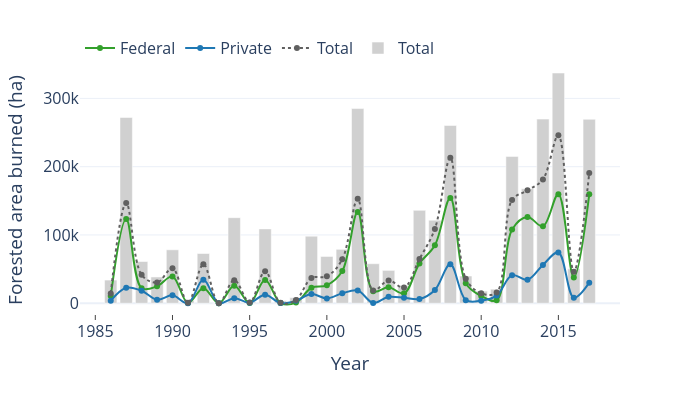

This figure's notebook cell:
### Markdown cell above
### Area Burned by Year

Compare annual forested area burned for the study fires and the region.

### Code cell
fig = px.line(
    owner_group_trends[owner_group_trends.owner.ne("Other")],
    x="year",
    y="analysis_area",
    color="owner",
    color_discrete_sequence=["#33a02c", "#1f78b4", "#606060"],
    markers=True,
    template="plotly_white",
    width=700,
    height=400,
    line_shape="spline",
)

# Make the "all" line dashed
fig.data[2].line.dash = "dot"

fig.add_bar(
    x=candidate_fire_trends.year,
    y=candidate_fire_trends.forested_ha,
    name="Total",
    marker_color="#d0d0d0",
)

fig.update_yaxes(title_text="Forested area burned (ha)")
fig.update_xaxes(title_text="Year", dtick=5, ticks="inside")

fig.update_layout(
    legend=dict(
        title="", orientation="h", yanchor="bottom", y=0.98, xanchor="left", x=0
    ),
    font=dict(size=16),
)

### Figure 1 — Plotly figure (JSON) as saved in the notebook; plotly's stock layout.template omitted (floating-point values rounded to 4 significant figures)
{"data": [{"hovertemplate": "owner=Federal<br>year=%{x}<br>analysis_area=%{y}<extra></extra>", "legendgroup": "Federal", "line": {"color": "#33a02c", "dash": "solid", "shape": "spline"}, "marker": {"symbol": "circle"}, "mode": "markers+lines", "name": "Federal", "orientation": "v", "showlegend": true, "type": "scatter", "x": [1986, 1987, 1988, 1989, 1990, 1991, 1992, 1993, 1994, 1995, 1996, 1997, 1998, 1999, 2000, 2001, 2002, 2003, 2004, 2005, 2006, 2007, 2008, 2009, 2010, 2011, 2012, 2013, 2014, 2015, 2016, 2017], "xaxis": "x", "y": [10580.0, 123500.0, 21990.0, 24860.0, 39240.0, 456.1, 22070.0, 0, 25510.0, 231.4, 34110.0, 295.2, 1010.0, 22700.0, 26320.0, 47120.0, 133700.0, 17680.0, 23480.0, 14540.0, 58310.0, 84950.0, 154200.0, 29180.0, 10570.0, 4374.0, 108000.0, 126300.0, 112600.0, 159700.0, 37720.0, 159600.0], "yaxis": "y"}, {"hovertemplate": "owner=Private<br>year=%{x}<br>analysis_area=%{y}<extra></extra>", "legendgroup": "Private", "line": {"color": "#1f78b4", "dash": "solid", "shape": "spline"}, "marker": {"symbol": "circle"}, "mode": "markers+lines", "name": "Private", "orientation": "v", "showlegend": true, "type": "scatter", "x": [1986, 1987, 1988, 1989, 1990, 1991, 1992, 1993, 1994, 1995, 1996, 1997, 1998, 1999, 2000, 2001, 2002, 2003, 2004, 2005, 2006, 2007, 2008, 2009, 2010, 2011, 2012, 2013, 2014, 2015, 2016, 2017], "xaxis": "x", "y": [3775.0, 22780.0, 18350.0, 5172.0, 11580.0, 94.14, 34470.0, 0, 7457.0, 794.7, 12560.0, 267.4, 3667.0, 13360.0, 7033.0, 14500.0, 18570.0, 433.6, 9381.0, 8018.0, 6132.0, 19310.0, 56990.0, 4569.0, 3758.0, 11200.0, 41130.0, 34350.0, 56190.0, 74350.0, 8161.0, 30130.0], "yaxis": "y"}, {"hovertemplate": "owner=Total<br>year=%{x}<br>analysis_area=%{y}<extra></extra>", "legendgroup": "Total", "line": {"color": "#606060", "dash": "dot", "shape": "spline"}, "marker": {"symbol": "circle"}, "mode": "markers+lines", "name": "Total", "orientation": "v", "showlegend": true, "type": "scatter", "x": [1986, 1987, 1988, 1989, 1990, 1991, 1992, 1993, 1994, 1995, 1996, 1997, 1998, 1999, 2000, 2001, 2002, 2003, 2004, 2005, 2006, 2007, 2008, 2009, 2010, 2011, 2012, 2013, 2014, 2015, 2016, 2017], "xaxis": "x", "y": [14450.0, 146800.0, 41550.0, 30280.0, 51120.0, 559.0, 56990.0, 0, 33700.0, 1034.0, 46940.0, 562.6, 4802.0, 36900.0, 39410.0, 64370.0, 152900.0, 18650.0, 33500.0, 22970.0, 64810.0, 108900.0, 213100.0, 36030.0, 14630.0, 15650.0, 151100.0, 165300.0, 181400.0, 246200.0, 46100.0, 190800.0], "yaxis": "y"}, {"marker": {"color": "#d0d0d0"}, "name": "Total", "type": "bar", "x": [1986, 1987, 1988, 1989, 1990, 1991, 1992, 1993, 1994, 1995, 1996, 1997, 1998, 1999, 2000, 2001, 2002, 2003, 2004, 2005, 2006, 2007, 2008, 2009, 2010, 2011, 2012, 2013, 2014, 2015, 2016, 2017], "y": [33950.0, 272000.0, 61130.0, 38530.0, 78250.0, 3968.0, 72830.0, 190.3, 125300.0, 1964.0, 108900.0, 3646.0, 8236.0, 98260.0, 68500.0, 78970.0, 285100.0, 57930.0, 48130.0, 26130.0, 136100.0, 121600.0, 260300.0, 39880.0, 17770.0, 20610.0, 215000.0, 167700.0, 269700.0, 337200.0, 50430.0, 269400.0]}], "layout": {"font": {"size": 16}, "height": 400, "legend": {"orientation": "h", "title": {"text": ""}, "tracegroupgap": 0, "x": 0, "xanchor": "left", "y": 0.98, "yanchor": "bottom"}, "margin": {"t": 60}, "width": 700, "xaxis": {"anchor": "y", "domain": [0, 1], "dtick": 5, "ticks": "inside", "title": {"text": "Year"}}, "yaxis": {"anchor": "x", "domain": [0, 1], "title": {"text": "Forested area burned (ha)"}}}}
